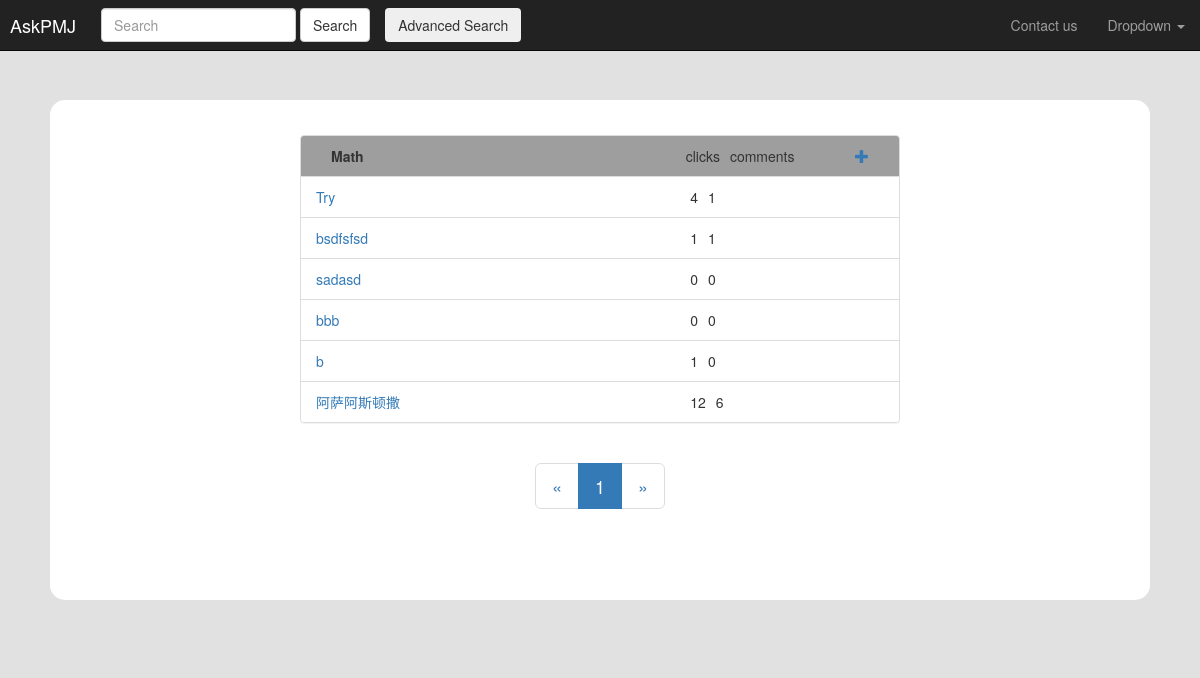
/semester/?id=2, run on the app's committed database.
### apps/forum/models.py (models this page shows, shortened)
class Subject(models.Model):
    id = models.AutoField(primary_key=True)
    name = models.CharField('科目名称', max_length=128)
    created = models.DateTimeField('创建时间', auto_now_add=True)
    user = models.ForeignKey(UserInfo, related_name='user_subjects', on_delete=models.CASCADE)
    semester = models.ForeignKey(Semester, related_name='semester_subjects', on_delete=models.CASCADE)
    class Meta:
        verbose_name = '科目表'
        verbose_name_plural = verbose_name
        ordering = ['id']
    @property
    def topics(self):
        return self.subject_topics.all

class Topic(models.Model):
    id = models.AutoField(primary_key=True)
    name = models.CharField('话题名称', max_length=128)
    content = QuillField('富文本内容')
    clicks = models.IntegerField('点击次数', default=0)
    created = models.DateTimeField('创建时间', auto_now_add=True)
    user = models.ForeignKey(UserInfo, related_name='user_topics', on_delete=models.CASCADE)
    subject = models.ForeignKey(Subject, related_name='subject_topics', on_delete=models.CASCADE)
    class Meta:
        verbose_name = '话题表'
        verbose_name_plural = verbose_name
        ordering = ['-id']
    @property
    def comments(self):
        return self.topic_comments.all

class Comment(models.Model):
    id = models.AutoField(primary_key=True)
    content = QuillField('评论内容')
    created = models.DateTimeField('创建时间', auto_now_add=True)
    user = models.ForeignKey(UserInfo, related_name='user_comments', on_delete=models.CASCADE)
    topic = models.ForeignKey(Topic, related_name='topic_comments', on_delete=models.CASCADE)
    class Meta:
        verbose_name = '评论表'
        verbose_name_plural = verbose_name
        ordering = ['-id']

### apps/forum/views.py (the view)
# urls.py: path('semester/', SemesterView.as_view(), name='semester'),
class SemesterView(View):
    def get(self, request, *args, **kwargs):
        sid = request.GET.get('id')
        subject = Subject.objects.filter(id=sid).first()
        username = check_result(request, subject)
        if subject:
            topics = subject.topics()
            content = create_content_paginator(request, queryset=topics, page_size=15)
            content.subject = subject
            return render(
                request,
                'semester.html',
                context={'username': username, 'content': content}
            )
        else:
            return render(request, '404.html', context={'error': '??????????????'})

### apps/forum/views.py (called while the page is built)
def create_content_paginator(request, queryset, page_size=5):
    page = request.GET.get('page')
    paginator = Paginator(queryset, page_size)
    try:
        content = paginator.page(page)
    except PageNotAnInteger:
        content = paginator.page(1)
    except EmptyPage:
        content = paginator.page(paginator.num_pages)
    except InvalidPage:
        content = paginator.page(1)
    content.now_page = page
    return content

def check_result(request, result):
    username = request.session.get('name')
    if not result:
        return render(
            request,
            '404.html',
            context={'username': username}
        )
    return username

### templates/semester.html (shortened to what this page needs)
{% extends 'layout/base.html' %}
{% block main %}
    <div class="">
        <div class="panel panel-default">
            {% include 'layout/panel_header.html' %}
            {% include 'layout/topic_item.html' %}
        </div>
        {% include 'layout/paging.html' %}
    </div>
{% endblock %}

### templates/layout/panel_header.html
<div class="panel-heading" style="background: #9e9e9e">
    <div class="container-fluid clear">
        <div class="left">
            {% if semester %}
                <strong>{{ semester.name }}</strong>
            {% elif content.subject %}
                <strong>{{ content.subject.name }}</strong>
            {% elif content.topic %}
                <strong>Topic</strong>
            {% endif %}
        </div>
        <div class="right clear container-right">
            {% if content.subject %}
                <div class="left">clicks</div>
                <div class="left">comments</div>
            {% elif content.topic %}
            {% else %}
                <div class="left">Topics</div>
            {% endif %}
            <div class="right">
                {% if content.topic %}
                    {% if username == content.topic.username %}
                        <button class="btn btn-primary btn-sm">
                            Change
                        </button>
                    {% endif %}
                {% elif content.subject %}
                    <a href="/public/{{ content.subject.id }}/">
                        <span class="glyphicon glyphicon-plus" aria-hidden="true"></span>
                    </a>
                {% else %}
                    <a href="/admin/forum/subject/add/">
                        <span class="glyphicon glyphicon-plus" aria-hidden="true"></span>
                    </a>
                {% endif %}
            </div>
        </div>
    </div>
</div>

### templates/layout/topic_item.html (shortened to what this page needs)
<ul class="list-group">
    {% for topic in content %}
        <li class="list-group-item  container-fluid clear">
            <div class="left container-left">
                <a href="/topic/?id={{ topic.id }}"> {{ topic.name }}</a>
            </div>
            <div class="right clear container-right">
                <div class="left"> {{ topic.clicks }}</div>
                <div class="left"> {{ topic.comments | length }}</div>
            </div>
        </li>
    {% endfor %}
</ul>

### data on the page
Subject: subject.name "Math"
Topic: name "Try", clicks "4", comments|length "1"
Topic: name "bsdfsfsd", clicks "1", comments|length "1"
Topic: name "sadasd", clicks "0", comments|length "0"
Topic: name "bbb", clicks "0", comments|length "0"
Topic: name "b", clicks "1", comments|length "0"
Topic: name "阿萨阿斯顿撒", clicks "12", comments|length "6"

### other printed values
{{ page_num }} "1"
